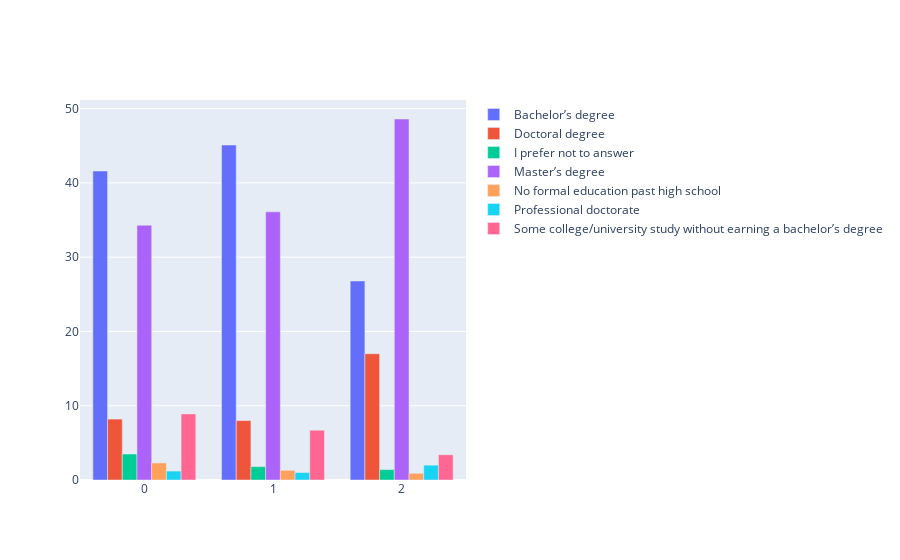

Write notebook code for a chart like this one.
### Markdown cell above
Expectedly, C2 don't have clearly more participants than any the other cluster in the BRICS countries, apart from Brazil. India is the biggest country that has the highest share of C1 cluster participants (35%), almost 5 times as the number as of the United States.

### Code cell
cluster_question_plot(binary_data, "HighEdu")[0]

### Figure 1 — Plotly figure (JSON) as saved in the notebook; plotly's stock layout.template omitted (floating-point values rounded to 4 significant figures)
{"data": [{"name": "Bachelor’s degree", "type": "bar", "x": [0, 1, 2], "y": [41.6, 45.1, 26.8]}, {"name": "Doctoral degree", "type": "bar", "x": [0, 1, 2], "y": [8.2, 8, 17]}, {"name": "I prefer not to answer", "type": "bar", "x": [0, 1, 2], "y": [3.5, 1.8, 1.4]}, {"name": "Master’s degree", "type": "bar", "x": [0, 1, 2], "y": [34.3, 36.1, 48.6]}, {"name": "No formal education past high school", "type": "bar", "x": [0, 1, 2], "y": [2.3, 1.3, 0.9]}, {"name": "Professional doctorate", "type": "bar", "x": [0, 1, 2], "y": [1.2, 1, 2]}, {"name": "Some college/university study without earning a bachelor’s degree", "type": "bar", "x": [0, 1, 2], "y": [8.9, 6.7, 3.4]}], "layout": {}}
